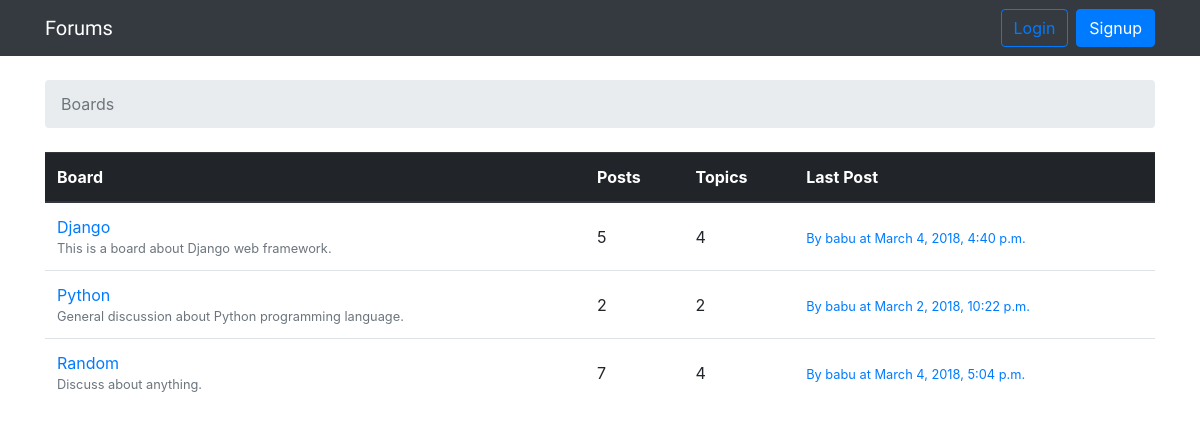
The app's page /, older data.
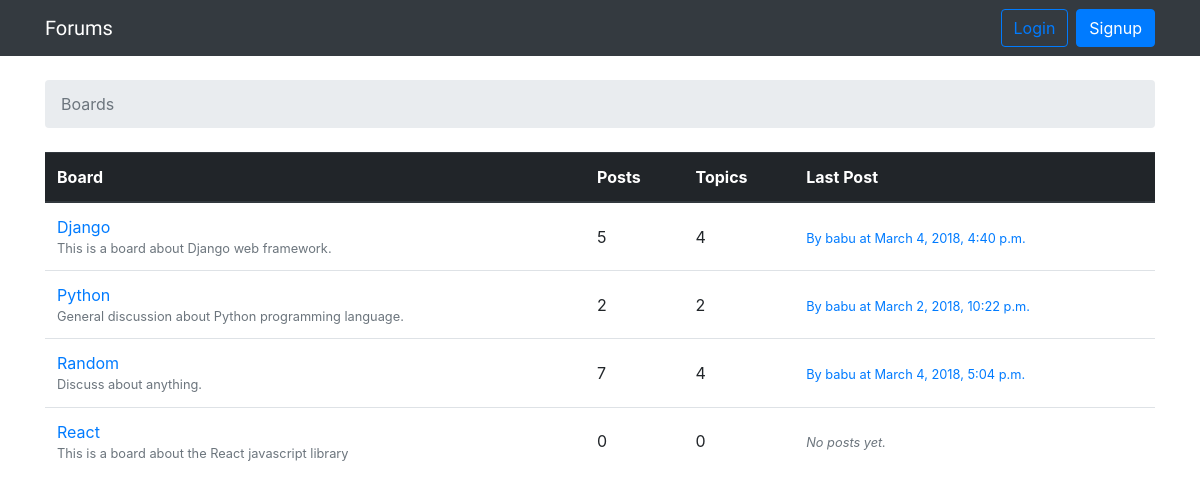
The same page, newer data.
### forums/models.py (models this page shows, shortened)
class Board(models.Model):
    name = models.CharField(max_length=30, unique=True)
    description = models.CharField(max_length=100)
    def get_posts_count(self):
        return Post.objects.filter(topic__board=self).count()
    def get_last_post(self):
        return Post.objects.filter(topic__board=self).order_by('-created_at').first()

class Post(models.Model):
    message = models.TextField(max_length=4000)
    topic = models.ForeignKey(
        Topic,
        on_delete=models.CASCADE,
        related_name='posts',
    )
    created_at = models.DateTimeField(auto_now_add=True)
    updated_at = models.DateTimeField(null=True)
    created_by = models.ForeignKey(
        settings.AUTH_USER_MODEL,
        on_delete=models.CASCADE,
        related_name='posts',
    )
    updated_by = models.ForeignKey(
        settings.AUTH_USER_MODEL,
        on_delete=models.CASCADE,
        null=True,
        related_name='+',
    )

### users/models.py (models this page shows)
class CustomUser(AbstractUser):
    objects = CustomUserManager()

### forums/views.py (the view)
# urls.py: path('', views.BoardListView.as_view(), name='home'),
class BoardListView(ListView):
    template_name = 'home.html'
    model = Board

### templates/home.html (shortened to what this page needs)
{% extends 'base.html' %}
{% block breadcrumb %}
<li class="breadcrumb-item active">
    Boards
</li>
{% endblock %}
{% block content %}
<table class="table">
    <thead class="thead-dark">
        <tr>
            <th>Board</th>
            <th>Posts</th>
            <th>Topics</th>
            <th>Last Post</th>
        </tr>
    </thead>
    <tbody>
        {% for board in object_list %}
            <tr>
                <td>
                    <a href="{% url 'board_topics' board.pk %}">
                        {{ board.name }}
                    </a>
                    <small class="text-muted d-block">
                        {{ board.description }}
                    </small>
                </td>
                <td class="align-middle">{{ board.get_posts_count }}</td>
                <td class="align-middle">{{ board.topics.count }}</td>
                <td class="align-middle">
                    {% with post=board.get_last_post %}
                        {% if post %}
                            <small>
                                <a href="{% url 'topic_posts' board.pk post.topic.pk %}">
                                    By {{ post.created_by.username }} at {{ post.created_at }}
                                </a>
                            </small>
                        {% else %}
                            <small class="text-muted">
                                <em>No posts yet.</em>
                            </small>
                        {% endif %}
                    {% endwith %}
                </td>
            </tr>
        {% endfor %}
    </tbody>
</table>
{% endblock %}

Row changes from the older to the newer data that the page shows:
added Board: name "React", description "This is a board about the React javascript library", get_posts_count "0", topics.count "0", shows "No posts yet."
